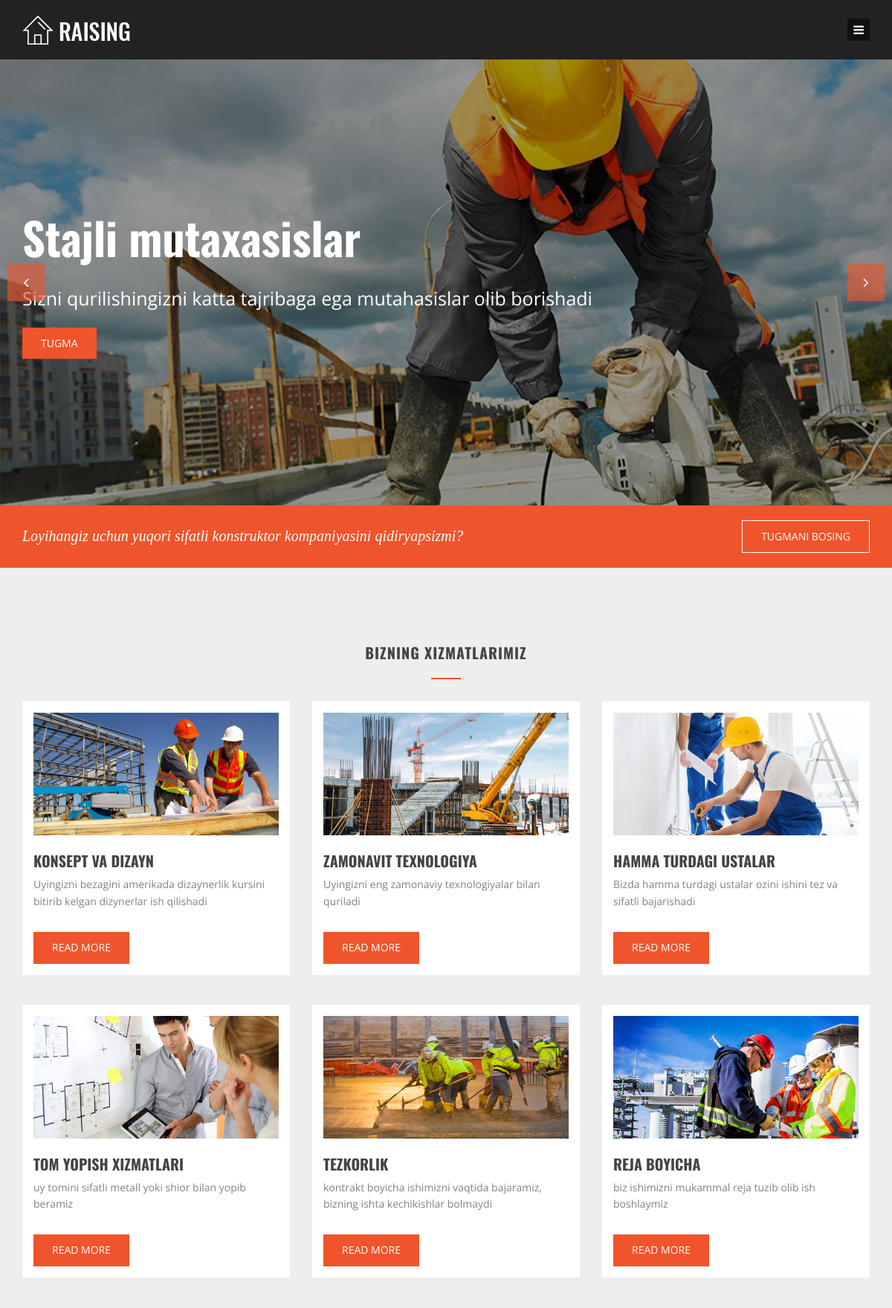
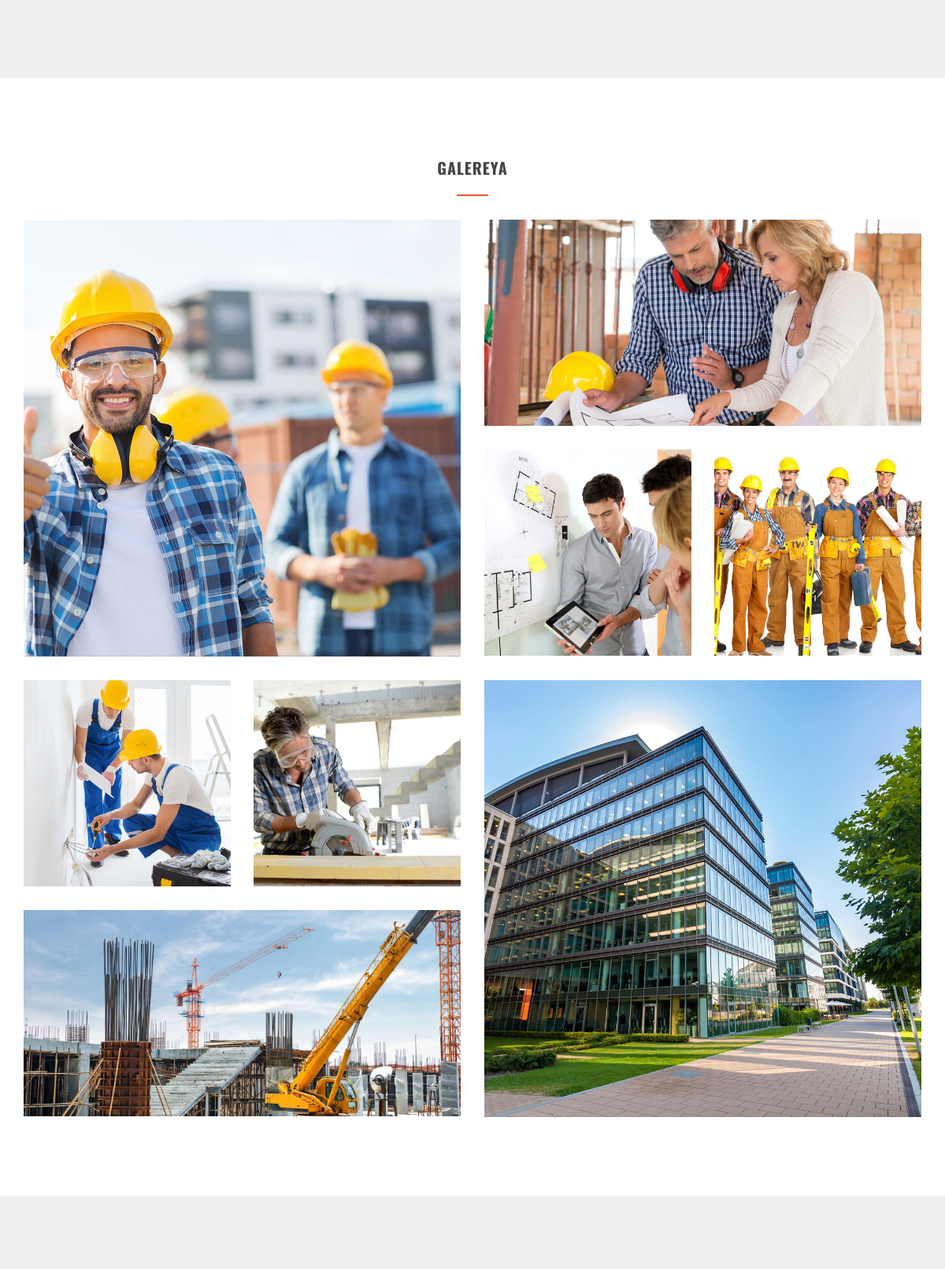
The page /index.html (upper part) on the database its author committed (2 pictures, top to bottom).
### main/models.py (models this page shows, shortened)
class Home(models.Model):
    image = models.ImageField()
    title = models.CharField(max_length=255)
    body = models.TextField()

class Our_service(models.Model):
    image = models.ImageField()
    title = models.CharField(max_length=255)
    info = models.TextField()

### main/views.py (the view)
# urls.py: path('index.html', views.index),
def index(request):
    homes = models.Home.objects.all()
    services = models.Our_service.objects.all()
    teams = models.Our_team.objects.all()
    workings = models.Working_hours.objects.last()
    testimonials = models.Testemonial.objects.all()
    context = {
        'homes': homes,
        'services': services,
        'teams': teams,
        'workings': workings,
        'testemonials': testimonials,
    }
    return render(request, 'index.html', context)

### templates/index.html (shortened to what this page needs)
<!DOCTYPE html>
<html>
	{% load static %}
	<head>
		<link rel="stylesheet" type="text/css" href="{% static 'fonts/fontawesome/font-awesome.min.css' %}">
		<link rel="stylesheet" type="text/css" href="{% static 'fonts/pe-icon/pe-icon.css' %}">
		<link rel="stylesheet" type="text/css" href="{% static 'vendors/bootstrap/grid.css' %}">
		<link rel="stylesheet" type="text/css" href="{% static 'vendors/magnific-popup/magnific-popup.min.css' %}">
		<link rel="stylesheet" type="text/css" href="{% static 'vendors/swiper/swiper.css' %}">
		<link rel="stylesheet" type="text/css" href="{% static 'css/main.css' %}">
	</head>
	<body>
		<div class="page-wrap">
			<header class="header header-fixheight header--fixed">
				<div class="container">
					<div class="header__inner">
						<div class="header-logo"><a href="home.html"><img src="{% static 'img/logo_white.png' %}" alt=""/></a></div>
						<nav class="raising-nav">
							<div class="navbar-toggle"><i class="fa fa-bars"></i></div>
						</nav>
						<div class="btn-right">
							<div class="search-btn"></div>
						</div>
					</div>
				</div>
			</header>
			<div class="md-content">
				<hero class="hero" id="id1">
					<div class="swiper swiper-container">
						<div class="swiper-wrapper">
							{% for home in homes %}
							<div class="hero__wrapper" style="background-image: url('{{home.image.url}}');">
								<div class="hero__inner">
									<div class="container">
										<h1 class="hero__title">{{home.title}}</h1>
										<p class="hero__desc">{{home.body}}</p>
										<a class="btn btn-primary" href="#">Tugma
										</a>
									</div>
								</div>
							</div>
							{% endfor %}
						</div>
						<div class="swiper-button-custom">
							<div class="swiper-button-prev-custom"><i class="fa fa-angle-left"></i></div>
							<div class="swiper-button-next-custom"><i class="fa fa-angle-right"></i></div>
						</div>
					</div>
				</hero>
				<div class="cta-02">
					<div class="container">
						<div class="row">
							<div class="col-lg-9 ">
								<h3 class="cta-02__title">Loyihangiz uchun yuqori sifatli konstruktor kompaniyasini qidiryapsizmi?</h3>
							</div>
							<div class="col-lg-3  md-text-right">
								<a class="btn btn-outline" href="#">Tugmani bosing
								</a>
							</div>
						</div>
					</div>
				</div>
				<section class="md-section" id="id3">
					<div class="container">
						<div class="row">
							<div class="col-lg-8 col-xs-offset-0 col-sm-offset-0 col-md-offset-0 col-lg-offset-2 ">
								<div class="sec-title sec-title__lg-title md-text-center">
									<h2 class="sec-title__title">Bizning xizmatlarimiz</h2><span class="sec-title__divider"></span>
								</div>
							</div>
						</div>
						<div class="row row-eq-height">
							{% for servic in services %}
							<div class="col-sm-6 col-md-6 col-lg-4 ">
								<div class="services">
									<div class="services__img"><img src="{{ servic.image.url }}" alt=""/></div>
									<h2 class="services__title"><a href="#">{{ servic.title }}</a></h2>
									<div class="services__desc">{{servic.info}}</div>
									<a class="btn btn btn-primary btn-custom" href='service-single.html'>read more
									</a>
								</div>
							</div>
							{% endfor %}
						</div>
					</div>
				</section>
				<section class="md-section" id="id4" style="background-color:#fff">
					<div class="container">
						<div class="row">
							<div class="col-lg-8 col-xs-offset-0 col-sm-offset-0 col-md-offset-0 col-lg-offset-2 ">
								<div class="sec-title sec-title__lg-title md-text-center">
									<h2 class="sec-title__title">Galereya</h2><span class="sec-title__divider"></span>
								</div>
							</div>
						</div>
						<div class="gallery-wrap gallery-album">
							<div class="grid-css grid-css--grid" data-col-lg="4" data-col-md="2" data-col-sm="2" data-col-xs="1" data-gap="30">
								<div class="grid__inner">
									<div class="grid-item large">
										<div class="grid-item__inner">
											<div class="grid-item__content-wrapper">
												<div class="gallery gallery--grid">
													<div class="gallery__image bg-image" style="background-image: url('{% static "img/gallery/9.jpg" %}');">
													</div>
												</div>
											</div>
										</div>
									</div>
									<div class="grid-item wide">
										<div class="grid-item__inner">
											<div class="grid-item__content-wrapper">
												<div class="gallery gallery--grid">
													<div class="gallery__image bg-image" style="background-image: url('{% static "img/gallery/10.jpg" %}');">
													</div>
												</div>
											</div>
										</div>
									</div>
									<div class="grid-item">
										<div class="grid-item__inner">
											<div class="grid-item__content-wrapper">
												<div class="gallery gallery--grid">
													<div class="gallery__image bg-image" style="background-image: url('{% static "img/gallery/11.jpg" %}');">
													</div>
												</div>
											</div>
										</div>
									</div>
									<div class="grid-item">
										<div class="grid-item__inner">
											<div class="grid-item__content-wrapper">
												<div class="gallery gallery--grid">
													<div class="gallery__image bg-image" style="background-image: url('{% static "img/gallery/12.jpg" %}');">
													</div>
												</div>
											</div>
										</div>
									</div>
									<div class="grid-item">
										<div class="grid-item__inner">
											<div class="grid-item__content-wrapper">
												<div class="gallery gallery--grid">
													<div class="gallery__image bg-image" style="background-image: url('{% static "img/gallery/13.jpg" %}');">
													</div>
												</div>
											</div>
										</div>
									</div>
									<div class="grid-item">
										<div class="grid-item__inner">
											<div class="grid-item__content-wrapper">
												<div class="gallery gallery--grid">
													<div class="gallery__image bg-image" style="background-image: url('{% static "img/gallery/14.jpg" %}');">
													</div>
												</div>
											</div>
										</div>
									</div>
									<div class="grid-item large">
										<div class="grid-item__inner">
											<div class="grid-item__content-wrapper">
												<div class="gallery gallery--grid">
													<div class="gallery__image bg-image" style="background-image: url('{% static "img/gallery/1.jpg" %}');">
													</div>
												</div>
											</div>
										</div>
									</div>
									<div class="grid-item wide">
										<div class="grid-item__inner">
											<div class="grid-item__content-wrapper">
												<div class="gallery gallery--grid">
													<div class="gallery__image bg-image" style="background-image: url('{% static "img/gallery/2.jpg" %}');">
													</div>
												</div>
											</div>
										</div>
									</div>
								</div>
							</div>
						</div>
					</div>
				</section>
				<section class="md-section" id="id5">
				</section>
			</div>
		</div>
	</body>
</html>

### rows shown on the page
Home: image (picture), title "Stajli mutaxasislar", body "Sizni qurilishingizni katta tajribaga ega mutahasislar olib borishadi"
Our_service: image (picture), title "KONSEPT VA DIZAYN", info "Uyingizni bezagini amerikada dizaynerlik kursini bitirib kelgan dizynerlar ish qilishadi"
Our_service: image (picture), title "ZAMONAVIT TEXNOLOGIYA", info "Uyingizni eng zamonaviy texnologiyalar bilan quriladi"
Our_service: image (picture), title "HAMMA TURDAGI USTALAR", info "Bizda hamma turdagi ustalar ozini ishini tez va sifatli bajarishadi"
Our_service: image (picture), title "TOM YOPISH XIZMATLARI", info "uy tomini sifatli metall yoki shior bilan yopib beramiz"
Our_service: image (picture), title "TEZKORLIK", info "kontrakt boyicha ishimizni vaqtida bajaramiz, bizning ishta kechikishlar bolmaydi"
Our_service: image (picture), title "REJA BOYICHA", info "biz ishimizni mukammal reja tuzib olib ish boshlaymiz"
